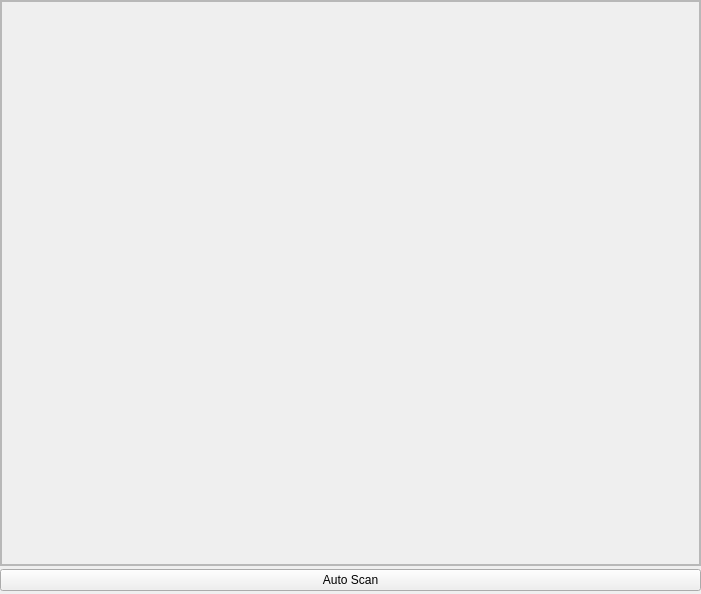
<?xml version="1.0" encoding="UTF-8"?>
<ui version="4.0">
 <class>MainWindow</class>
 <widget class="QMainWindow" name="MainWindow">
  <property name="geometry">
   <rect>
    <x>0</x>
    <y>0</y>
    <width>701</width>
    <height>594</height>
   </rect>
  </property>
  <property name="minimumSize">
   <size>
    <width>370</width>
    <height>0</height>
   </size>
  </property>
  <property name="maximumSize">
   <size>
    <width>16777215</width>
    <height>16777215</height>
   </size>
  </property>
  <property name="windowTitle">
   <string>SEELablet:Sensors Control Panel</string>
  </property>
  <widget class="QWidget" name="SCF2">
   <property name="styleSheet">
    <string notr="true"/>
   </property>
   <layout class="QVBoxLayout" name="verticalLayout">
    <property name="spacing">
     <number>3</number>
    </property>
    <property name="leftMargin">
     <number>0</number>
    </property>
    <property name="topMargin">
     <number>0</number>
    </property>
    <property name="rightMargin">
     <number>0</number>
    </property>
    <property name="bottomMargin">
     <number>3</number>
    </property>
    <item>
     <widget class="QScrollArea" name="scrollArea_4">
      <property name="sizePolicy">
       <sizepolicy hsizetype="Preferred" vsizetype="Preferred">
        <horstretch>0</horstretch>
        <verstretch>0</verstretch>
       </sizepolicy>
      </property>
      <property name="maximumSize">
       <size>
        <width>16777215</width>
        <height>16777215</height>
       </size>
      </property>
      <property name="styleSheet">
       <string notr="true"/>
      </property>
      <property name="widgetResizable">
       <bool>true</bool>
      </property>
      <property name="alignment">
       <set>Qt::AlignLeading|Qt::AlignLeft|Qt::AlignTop</set>
      </property>
      <widget class="QWidget" name="SCF1">
       <property name="geometry">
        <rect>
         <x>0</x>
         <y>0</y>
         <width>699</width>
         <height>555</height>
        </rect>
       </property>
       <property name="styleSheet">
        <string notr="true"/>
       </property>
       <property name="class" stdset="0">
        <string>PeripheralCollectionInner</string>
       </property>
       <layout class="QGridLayout" name="gridLayout_5">
        <property name="margin">
         <number>0</number>
        </property>
        <property name="spacing">
         <number>0</number>
        </property>
        <item row="0" column="0">
         <widget class="QFrame" name="frame_5">
          <property name="toolTip">
           <string>Widgets specific to detected sensors will be displayed
here after you click the button below</string>
          </property>
          <property name="frameShape">
           <enum>QFrame::StyledPanel</enum>
          </property>
          <property name="frameShadow">
           <enum>QFrame::Raised</enum>
          </property>
          <layout class="QGridLayout" name="gridLayout_7">
           <property name="leftMargin">
            <number>0</number>
           </property>
           <property name="topMargin">
            <number>5</number>
           </property>
           <property name="rightMargin">
            <number>0</number>
           </property>
           <property name="bottomMargin">
            <number>0</number>
           </property>
           <property name="spacing">
            <number>5</number>
           </property>
           <item row="1" column="0">
            <layout class="QGridLayout" name="ExperimentLayout">
             <property name="margin">
              <number>5</number>
             </property>
             <property name="spacing">
              <number>7</number>
             </property>
            </layout>
           </item>
          </layout>
         </widget>
        </item>
       </layout>
      </widget>
     </widget>
    </item>
    <item>
     <widget class="QPushButton" name="pushButton">
      <property name="toolTip">
       <string>Scan the I2C BUS for sensors
and generate widgets</string>
      </property>
      <property name="text">
       <string>Auto Scan</string>
      </property>
     </widget>
    </item>
   </layout>
  </widget>
  <action name="actionIPython_Console">
   <property name="text">
    <string>iPython Console</string>
   </property>
  </action>
  <action name="actionIPython">
   <property name="text">
    <string>iPython Console</string>
   </property>
  </action>
  <action name="actionReset_Device">
   <property name="text">
    <string>Reset Device</string>
   </property>
  </action>
 </widget>
 <resources/>
 <connections>
  <connection>
   <sender>pushButton</sender>
   <signal>clicked()</signal>
   <receiver>MainWindow</receiver>
   <slot>autoScan()</slot>
   <hints>
    <hint type="sourcelabel">
     <x>454</x>
     <y>576</y>
    </hint>
    <hint type="destinationlabel">
     <x>490</x>
     <y>558</y>
    </hint>
   </hints>
  </connection>
 </connections>
 <slots>
  <slot>autoScan()</slot>
 </slots>
</ui>
